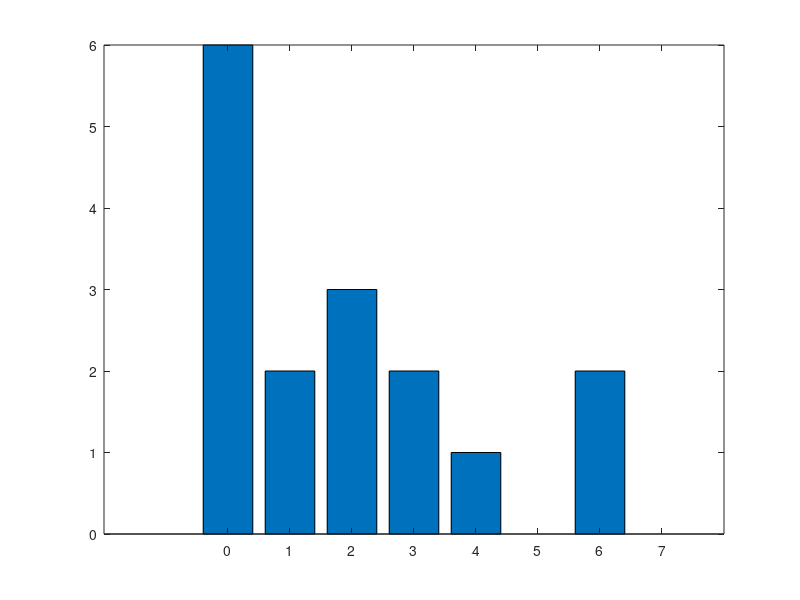
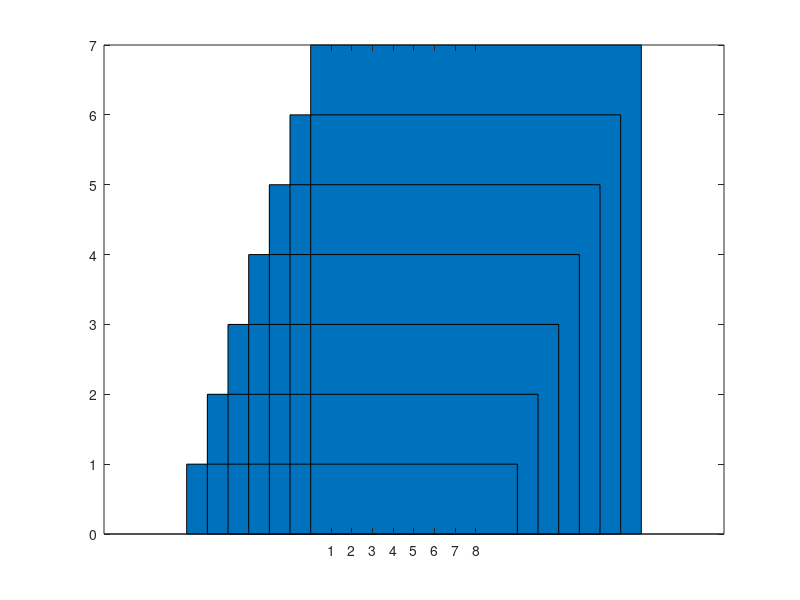
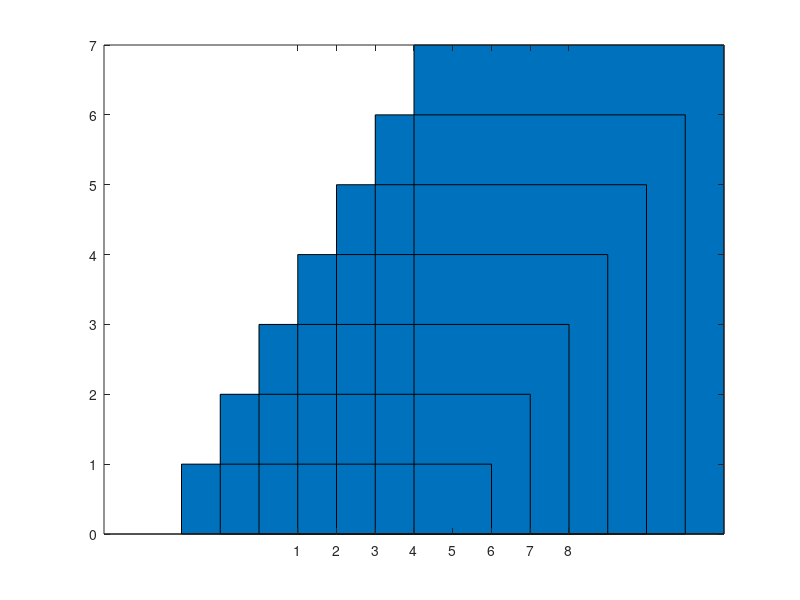

Source code (MATLAB) for these figures, in order:
citra_a = [1 3 4 5; 1 2 1 1; 3 3 4 7; 2 1 1 7]

H = zeros(1,8)

[n m] = size(citra_a);
for x = 1:n
    for y = 1:m
        ii = citra_a(x,y);
        H(ii) = H(ii)+1;
    end
end
figure(1)
bar(0:7,H);

%Distribusi kumulatif

for w = 1: 8
    c(w) = sum(H(1:w));
end
figure(2)
bar(0:7,c(w));

%Distribusi Equivalen
for k = 1: 8
    wb(k) = round(c(k)*7/(m*n));
end
c = citra_a;
[n m] = size(c);

for x = 1:n
    for y = 1:m
        ii = c(x,y);
        c(x,y) = wb(ii+1);
    end
end
figure(3)
bar(0:7,k);